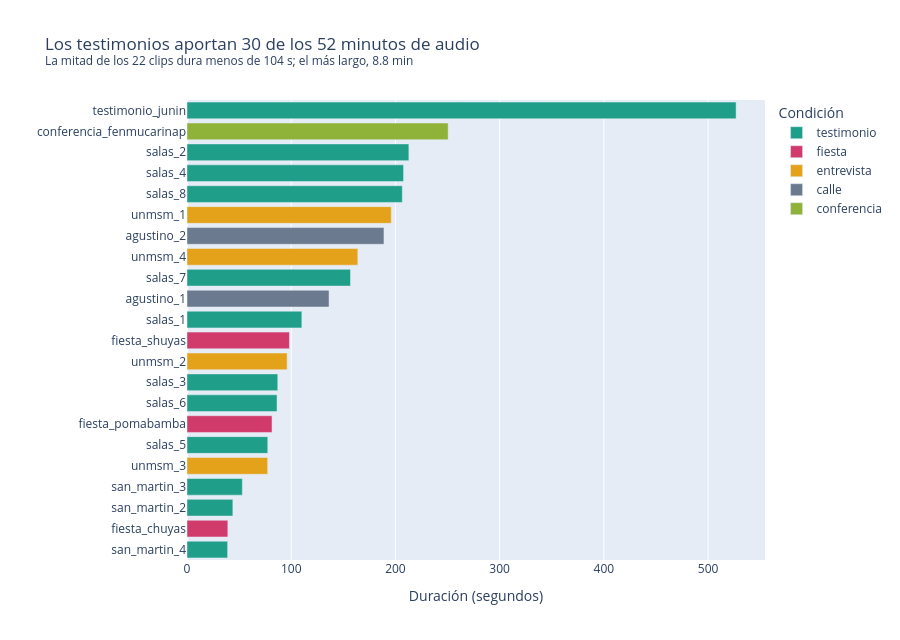

Here is the notebook cell this chart was saved with:
### Code cell
minutos = publicar_auds.groupby("condicion")["duracion_seg"].sum().div(60)
fig = px.bar(publicar_auds.sort_values("duracion_seg"), x="duracion_seg", y="clave", color="condicion", orientation="h",
             color_discrete_map=COLORES,
             labels={"duracion_seg": "Duración (segundos)", "clave": "", "condicion": "Condición"},
             title=f"Los testimonios aportan {minutos['testimonio']:.0f} de los {minutos.sum():.0f} minutos de audio"
                   f"<br><sup>La mitad de los {len(publicar_auds)} clips dura menos de "
                   f"{publicar_auds['duracion_seg'].median():.0f} s; el más largo, {publicar_auds['duracion_seg'].max() / 60:.1f} min</sup>")
fig.update_layout(width=900, height=640, yaxis={"categoryorder": "total ascending"})
fig.show()

### Figure 1 — Plotly figure (JSON) as saved in the notebook; plotly's stock layout.template omitted (floating-point values rounded to 4 significant figures)
{"data": [{"hovertemplate": "Condición=testimonio<br>Duración (segundos)=%{x}<br>=%{y}<extra></extra>", "legendgroup": "testimonio", "marker": {"color": "#1f9e89", "pattern": {"shape": ""}}, "name": "testimonio", "orientation": "h", "showlegend": true, "textposition": "auto", "type": "bar", "x": [39.0, 44.0, 53.1, 77.5, 86.4, 87.1, 110.2, 156.9, 206.6, 207.8, 212.9, 526.9], "xaxis": "x", "y": ["san_martin_4", "san_martin_2", "san_martin_3", "salas_5", "salas_6", "salas_3", "salas_1", "salas_7", "salas_8", "salas_4", "salas_2", "testimonio_junin"], "yaxis": "y"}, {"hovertemplate": "Condición=fiesta<br>Duración (segundos)=%{x}<br>=%{y}<extra></extra>", "legendgroup": "fiesta", "marker": {"color": "#d03b6b", "pattern": {"shape": ""}}, "name": "fiesta", "orientation": "h", "showlegend": true, "textposition": "auto", "type": "bar", "x": [39.2, 81.6, 98.3], "xaxis": "x", "y": ["fiesta_chuyas", "fiesta_pomabamba", "fiesta_shuyas"], "yaxis": "y"}, {"hovertemplate": "Condición=entrevista<br>Duración (segundos)=%{x}<br>=%{y}<extra></extra>", "legendgroup": "entrevista", "marker": {"color": "#e3a21a", "pattern": {"shape": ""}}, "name": "entrevista", "orientation": "h", "showlegend": true, "textposition": "auto", "type": "bar", "x": [77.4, 96.1, 163.9, 196.0], "xaxis": "x", "y": ["unmsm_3", "unmsm_2", "unmsm_4", "unmsm_1"], "yaxis": "y"}, {"hovertemplate": "Condición=calle<br>Duración (segundos)=%{x}<br>=%{y}<extra></extra>", "legendgroup": "calle", "marker": {"color": "#6b7a8f", "pattern": {"shape": ""}}, "name": "calle", "orientation": "h", "showlegend": true, "textposition": "auto", "type": "bar", "x": [136.3, 189.0], "xaxis": "x", "y": ["agustino_1", "agustino_2"], "yaxis": "y"}, {"hovertemplate": "Condición=conferencia<br>Duración (segundos)=%{x}<br>=%{y}<extra></extra>", "legendgroup": "conferencia", "marker": {"color": "#8fb339", "pattern": {"shape": ""}}, "name": "conferencia", "orientation": "h", "showlegend": true, "textposition": "auto", "type": "bar", "x": [250.6], "xaxis": "x", "y": ["conferencia_fenmucarinap"], "yaxis": "y"}], "layout": {"barmode": "relative", "height": 640, "legend": {"title": {"text": "Condición"}, "tracegroupgap": 0}, "title": {"text": "Los testimonios aportan 30 de los 52 minutos de audio<br><sup>La mitad de los 22 clips dura menos de 104 s; el más largo, 8.8 min</sup>"}, "width": 900, "xaxis": {"anchor": "y", "domain": [0, 1], "title": {"text": "Duración (segundos)"}}, "yaxis": {"anchor": "x", "categoryorder": "total ascending", "domain": [0, 1], "title": {"text": ""}}}}
